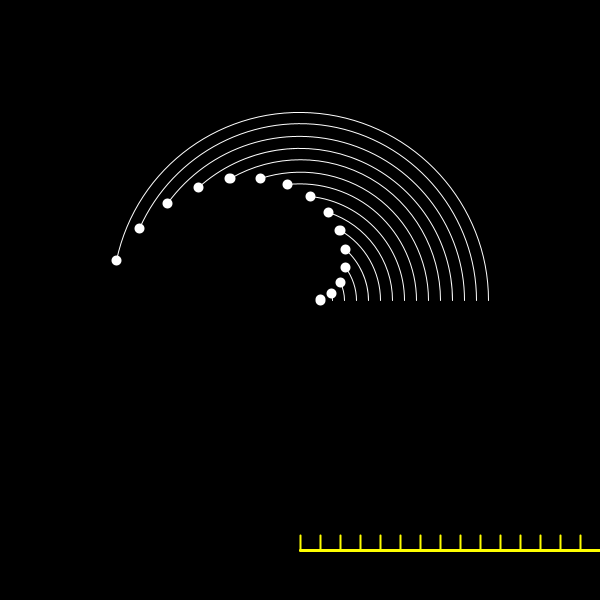
Frame 1 (no input)
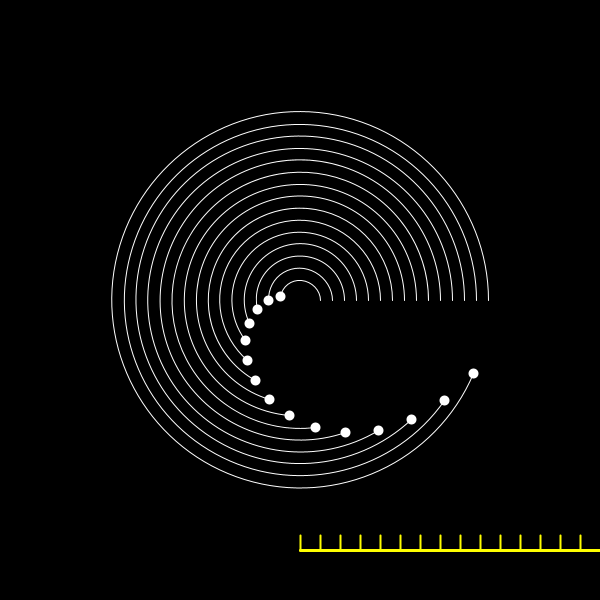
Frame 60 (the mouse pressed at the canvas centre just before this capture)
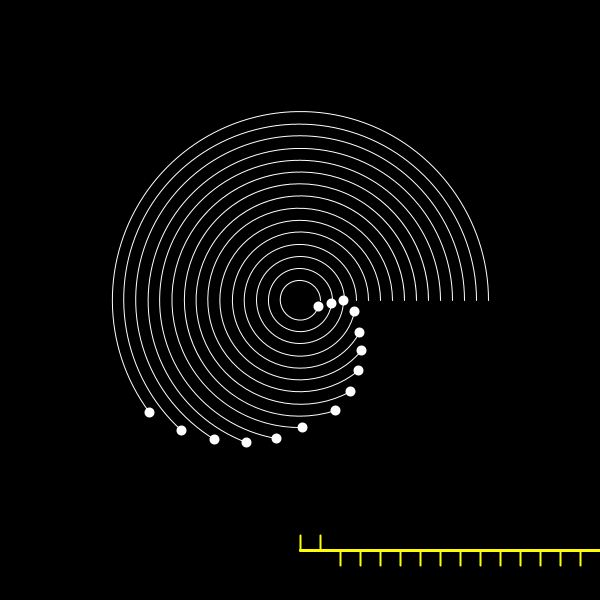
Frame 120 (the mouse held since frame 60 and released just before this capture)

The Processing sketch that drew these frames (run headless with seeded random() and noise(); from frame 60 on, the mouse is pressed at the canvas centre):

// Processing sketch: puzz_theta
// ── puzz_theta.pde
float max_w=0.05;
float max_r=200;
float min_r=20;
int parts=15;

class Particle{
  float x;
  float y;
  float r;
  float t;
  float w;
  
  Particle(float r,float t,float w){
    this.r=r;
    this.w=w;
    this.t=t;
    this.x=r*cos(t);
    this.y=r*sin(t);
  }
  
  void update(){
    if(this.t<0 || this.w>0){
      this.w=abs(this.w);
      arc(0,0,2*this.r,2*this.r,0,abs(this.t)-(int)(abs(this.t)/TWO_PI)*TWO_PI);
    }
    if(this.w<0 || this.t>TWO_PI){
      this.w=abs(this.w)*-1;
      arc(0,0,2*this.r,2*this.r,0,abs(this.t)-(int)(abs(this.t)/TWO_PI)*TWO_PI);
    }
    this.t+=this.w;
    this.x=this.r*cos(this.t);
    this.y=this.r*sin(this.t);
  }
}
Particle[] par;

void setup(){
  size(600,600);
  par=new Particle[parts];
  for(int i=0;i<parts;i++){
    float temp_r=map(i,0,parts,min_r,max_r);
    float temp_t=map(i,0,parts,0,PI);
    par[i]=new Particle(temp_r,temp_t,max_w);
  }
}

void draw(){
  background(0);
  translate(width/2,height/2);
  scale(1,-1);
  
  for(int i=0;i<parts;i++){
    stroke(255);
    strokeWeight(10);
    point(par[i].x,par[i].y);
    strokeWeight(1);
    noFill();
    par[i].update();
    stroke(255,255,0);
    strokeWeight(2);
    line(0,-250,300,-250);
    line(i*20,-250+0,i*20,-250+300*par[i].w);
    //line(i*20,-250+0,i*20,-250+10*par[i].w);
  }  
}
